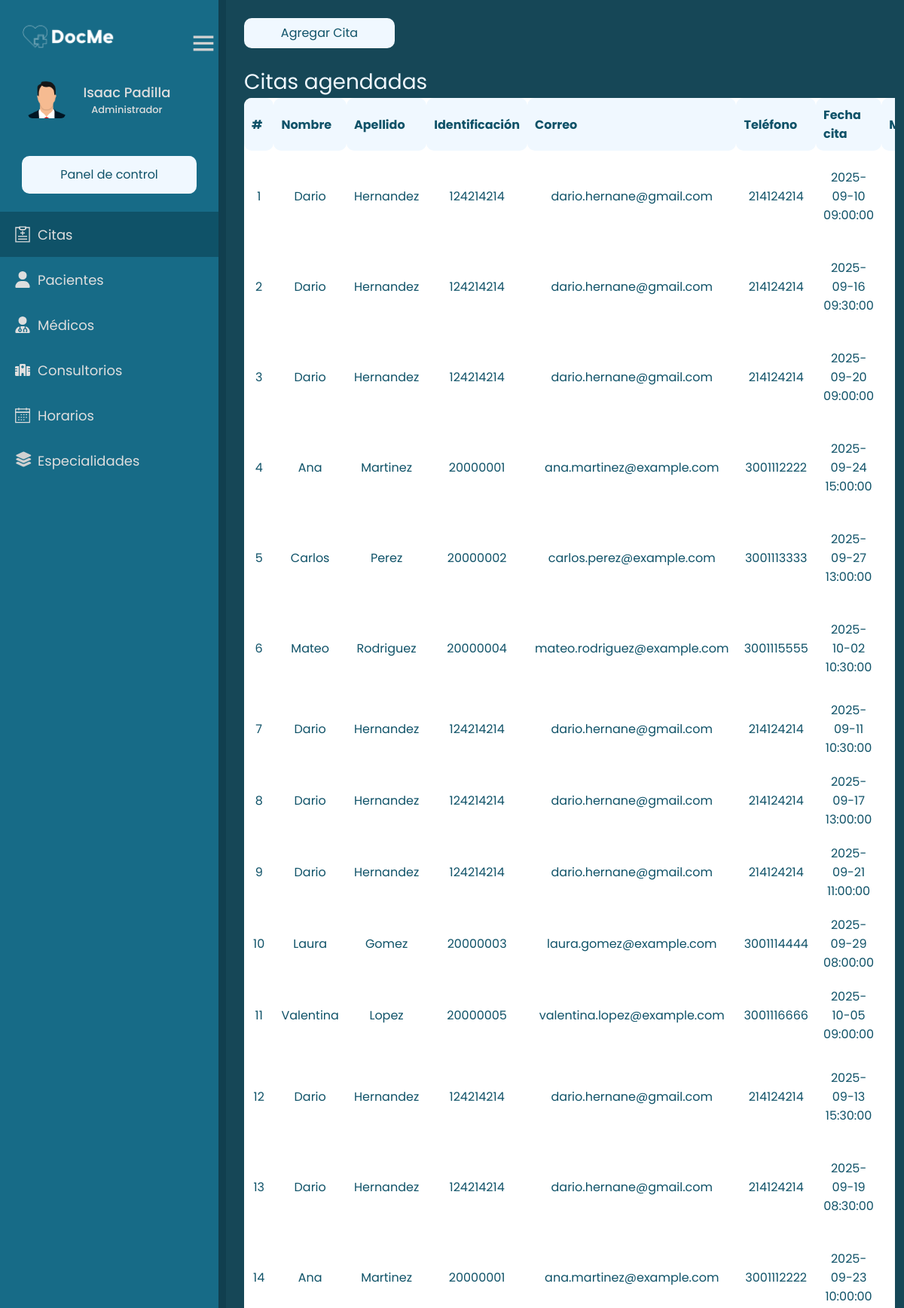
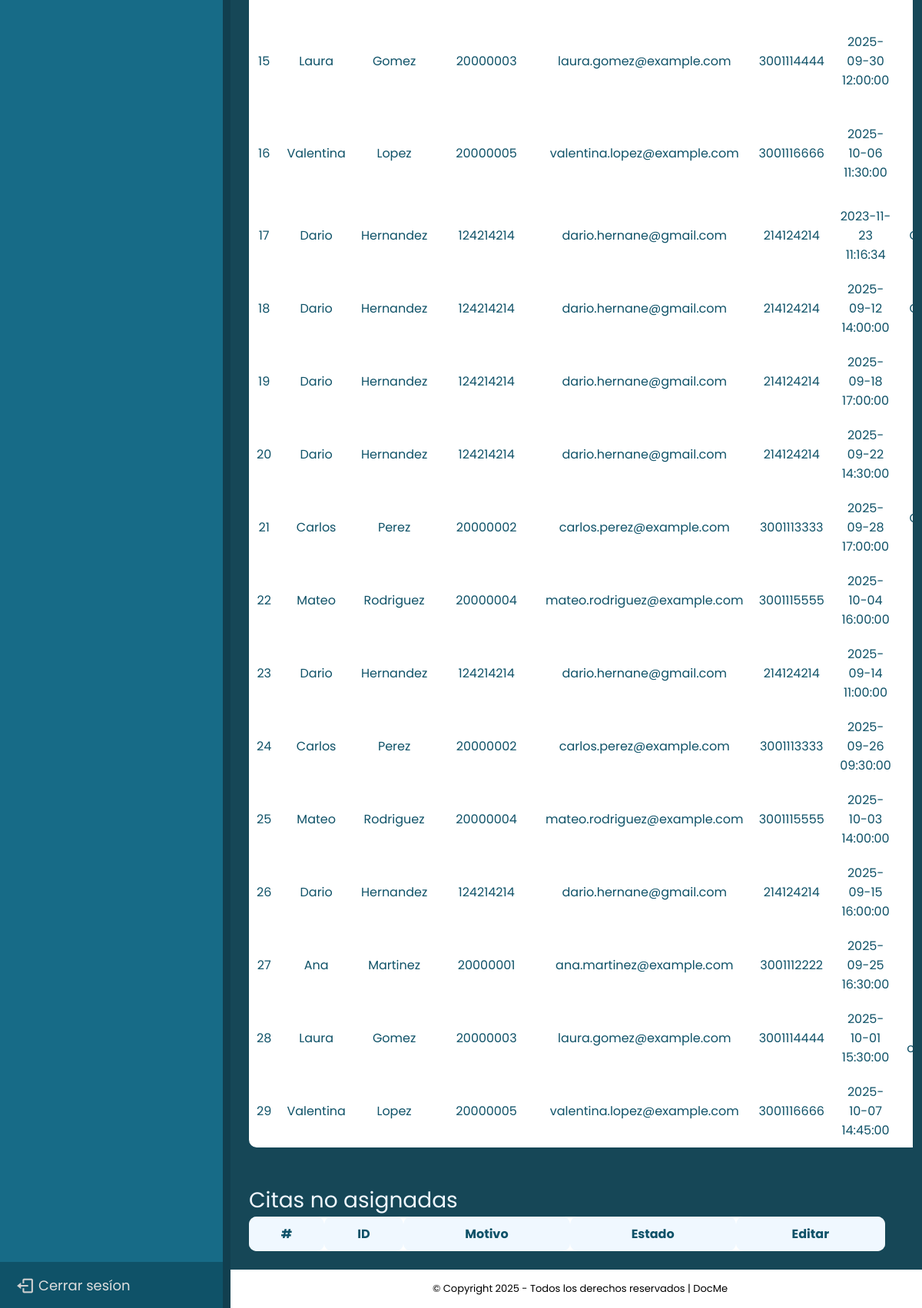
/frontend/admin/citas.php (signed in), run on the app's committed database (2 pictures, top to bottom).
### tables this page shows
CREATE TABLE `usuarios` (
  `ID_Usu` int(11) NOT NULL,
  `Nombre` varchar(45) NOT NULL,
  `Apellido` varchar(45) NOT NULL,
  `Correo` varchar(30) NOT NULL,
  `Password` varchar(100) NOT NULL,
  `User_Name` varchar(30) NOT NULL,
  `FechaNac` date DEFAULT NULL,
  `Telefono` varchar(15) NOT NULL,
  `Identificacion` varchar(15) NOT NULL,
  `token_recovery_pass` varchar(45) DEFAULT NULL,
  `Estado` varchar(15) NOT NULL DEFAULT 'Activo',
  `ID_Rol` int(11) NOT NULL
);

CREATE TABLE `roles` (
  `ID_Rol` int(11) NOT NULL,
  `Rol` varchar(30) NOT NULL
);

CREATE TABLE `citas` (
  `ID_Cita` int(11) NOT NULL,
  `FechaCita` datetime NOT NULL,
  `Motivo` varchar(100) DEFAULT NULL,
  `Estado` varchar(20) DEFAULT NULL,
  `ID_Paciente` int(11) DEFAULT NULL,
  `ID_Med` int(11) DEFAULT NULL
);

### backend/getUserData.php (called while the page is built)
<?php
function getUserData($userId) {
    global $connect;
    $stmt = $connect->prepare('SELECT nombre, apellido, identificacion, correo, telefono, user_name, rol FROM usuarios, roles WHERE id_usu = :userId AND usuarios.id_rol = roles.id_rol');
    $stmt->bindParam(':userId', $userId);
    $stmt->execute();
    $result = $stmt->fetch();
    $userData = $result;
    return $userData;
}
?>

### frontend/admin/citas.php (the view, shortened to what this page needs)
<?php
include '../../backend/dashboard.php';
include '../../backend/getUserData.php';
include '../../backend/config.php';
if (isset($_SESSION['id'])) {
    $userData = getUserData($_SESSION['id']);
    $name = $userData['nombre'];
    $last_name = $userData['apellido'];
    $stmt = $connect->prepare("
    SELECT
    p.ID_Usu,
    p.Nombre,
    p.Apellido,
    p.Identificacion,
    p.Correo,
    p.Telefono,
    ci.FechaCita,
    ci.Motivo,
    ci.Estado,
    m.Nombre AS NombreM,
    m.Apellido AS ApellidoM,
    esp.Descripcion,
    cons.Desc_Con
  FROM usuarios p
  INNER JOIN
  citas ci
  ON p.ID_Usu = ci.ID_Paciente
  INNER JOIN medicos me
  ON ci.ID_Med = me.ID_Usu
  INNER JOIN usuarios m
  ON m.ID_Usu = me.ID_Usu
  INNER JOIN especialidad esp
  ON me.ID_Esp = esp.ID_Esp
  INNER JOIN consultorios cons
  ON me.ID_Con = cons.ID_Con
    ");
    $stmt->execute();
    $result = $stmt->fetchAll(PDO::FETCH_ASSOC);
?>
<head>
    <link href="https://cdn.jsdelivr.net/npm/bootstrap@5.3.2/dist/css/bootstrap.min.css" rel="stylesheet"
>
    <link href='https://unpkg.com/boxicons@2.1.4/css/boxicons.min.css' rel='stylesheet'>
    <link href="https://unpkg.com/vanilla-datatables@latest/dist/vanilla-dataTables.min.css" rel="stylesheet"
        type="text/css">
    <link rel="stylesheet" href="../../frontend/css/windows_admin.css">
    <link rel="stylesheet" href="../css/dashboard.css">
</head>
<body>
    <div class="sidebar">
        <?php include '../tamplates/sideBar.php'; ?>
        <div class="content-area">
            <div class="container-fluid row">
                <div class="btn-add-container col-12 ps-4 pt-4">
                    <button type="button" data-bs-toggle="modal" data-bs-target="#addCita" class="btn-add">Agregar
                        Cita</button>
                </div>
                <div class="col-12 p-4">
                    <span class="fs-3" style="color: aliceblue">Citas agendadas</span>
                    <table class="table-striped" id="table">
                        <thead>
                            <tr>
                                <th>#</th>
                                <th scope="col">Nombre</th>
                                <th scope="col">Apellido</th>
                                <th scope="col">Identificación</th>
                                <th scope="col">Correo</th>
                                <th scope="col">Teléfono</th>
                                <th scope="col">Fecha cita</th>
                                <th scope="col">Motivo</th>
                            </tr>
                        </thead>
                        <tbody>
                            <?php
                        $i = 0;
                        foreach ($result as $cita) {
                            ?>
                            <tr>
                                <td scope="row"><?php echo $i = $i + 1; ?></td>
                                <td><?php echo $cita['Nombre']; ?></td>
                                <td><?php echo $cita['Apellido']; ?></td>
                                <td><?php echo $cita['Identificacion']; ?></td>
                                <td><?php echo $cita['Correo']; ?></td>
                                <td><?php echo $cita['Telefono']; ?></td>
                                <td><?php echo $cita['FechaCita']; ?></td>
                                <td><?php echo $cita['Motivo']; ?></td>
                            </tr>
                            <?php }?>
                        </tbody>
                    </table>
                    <br>
                    <br>
                    <span class="fs-3" style="color: aliceblue">Citas no asignadas</span>
                    <table class="table-striped" style="width: 100%; text-align: center" id="table">
                        <thead>
                            <tr>
                                <th>#</th>
                                <th scope="col">ID</th>
                                <th scope="col">Motivo</th>
                                <th scope="col">Estado</th>
                                <th>Editar</th>
                            </tr>
                        </thead>
                    </table>
                </div>
            </div>
            <?php include '../tamplates/footer.php'; ?>
        </div>
    </div>
</body>
</html>
<?php }else{
header('Location: ../login.php');
}?>

### frontend/tamplates/sideBar.php (shortened to what this page needs)
<div class="logo-datails">
            <img src="../../img/logo_docme.png" alt="">
            <section class="home-section">
                <div class="home-content">
                    <i class='bx bx-menu'></i>
                </div>
            </section>
        </div>
        <div class="profile-details">
            <div class="profile-content">
                <img src="../../img/profile.png" alt="profile">
            </div>
            <div class="name-user">
                <div class="profile_name"><span><?php echo $name; ?></span> <span><?php echo $last_name; ?></span></div>
                <div class="rol"><?php echo $userData['rol'];?></div>
            </div>
        </div>
        <ul class="nav-links">
            <a class="panel" href="../admin/dashboard.php">
                <div>
                    <span>Panel de control</span>
                </div>
            </a>
            <li class="mt-4">
                <a href="../admin/citas.php">
                    <span class="link_name">Citas</span>
                </a>
            </li>
            <li>
                <a href="../admin/pacientes.php">
                    <svg xmlns="http://www.w3.org/2000/svg" style="fill:#DEDEDE" viewBox="0 0 448 512">
                        <path
                            d="M224 256A128 128 0 1 0 224 0a128 128 0 1 0 0 256zm-45.7 48C79.8 304 0 383.8 0 482.3C0 498.7 13.3 512 29.7 512H418.3c16.4 0 29.7-13.3 29.7-29.7C448 383.8 368.2 304 269.7 304H178.3z" />
                    </svg>
                    <span class="link_name">Pacientes</span>
                </a>
            </li>
            <li>
                <a href="../admin/medicos.php">
                    <span class="link_name">Médicos</span>
                </a>
            </li>
            <li>
                <a href="../admin/consultorios.php">
                    <span class="link_name">Consultorios</span>
                </a>
            </li>
            <li>
                <a href="#">
                    <span class="link_name">Horarios</span>
                </a>
            </li>
            <li>
                <a href="../admin/especialidades.php">
                    <i class="fs-5 fa-solid fa-layer-group"></i>
                    <span class="link_name">Especialidades</span>
                </a>
            </li>
            <li class="mt-auto">
                <a href="?logout">
                    <i class='bx bx-log-out'></i>
                    <span class="link_name">Cerrar sesíon</span>
                </a>
            </li>
        </ul>

### frontend/css/windows_admin.css (style rules this page uses)
* { margin: 0; padding: 0; box-sizing: border-box; font-family: 'Poppins', sans-serif; }
.sidebar { position: fixed; top: 0; left: 0; height: 100%; width: 300px; padding: 20px 0 0 0; background-color: #176B87; display: flex; flex-direction: column; justify-content: center; align-items: center; gap:20px; border-right: 10px solid rgba(15, 53, 65, .8); overflow-y: auto; overflow-x: hidden; z-index: 1; transition: all .4s ease; }
.sidebar .logo-datails { height: 60px; width: 100%; display: flex; align-items: center; justify-content: space-between; }
.sidebar .home-section { font-size:40px; width: auto; display: flex; align-items: center; cursor: pointer; }
.sidebar .home-section i { font-size:40px; width: 100%; }
.sidebar .logo-datails img { height: 50px; min-width: 78px; }
.sidebar .profile-details { display: flex; align-items: center; width: 90%; }
.sidebar .profile-details .profile-content { display: flex; align-items: center; }
.sidebar .profile-details img { height: 70px; width: 70px; object-fit: cover; border-radius: 16px; margin: 0 14px 0 12px; padding: 10px; }
.sidebar .profile-details .profile_name, .sidebar .profile-details .rol { color: #DEDEDE; font-size: 18px; font-weight: 500; width: 100%; text-align: center; }
.sidebar .profile-details .rol { font-size: 13px; text-align: center; }
.sidebar .panel { display: flex; text-decoration: none; justify-content: center; align-items: center; width: 80%; height: 50px; color:#0f5268; background-color: aliceblue; border-radius: 10px; cursor: pointer; transition: .3s ease-in-out; }
.sidebar .nav-links { height: 100%; width: 100%; padding: 20px 0 0 0; margin: 0; }
.sidebar .nav-links { display: flex; top:0; flex-direction: column; align-items:center; }
.sidebar .nav-links li { position: relative; list-style: none; transition: all 0.4s ease; height: 60px; cursor: pointer; width: 100%; }
.sidebar .nav-links li svg, i { color: #D1D1D1; font-size: 25px; height: 22px; width: 20px ; }
.sidebar .nav-links li:last-child { background: #0f5268; }
.sidebar .nav-links li a { text-decoration: none; height: 100%; width: 100%; display: flex; align-items: center; gap: 10px; padding-left: 20px; transition: all .4s ease; }
.sidebar .nav-links li a .link_name { font-size: 18px; font-weight: 400; color: #DEDEDE; }
.sidebar .content-area { position: fixed; top: 0; right: 0; height: calc(100% - 50px); width: calc(100% - 300px); background: #164757; transition: all .4s ease; overflow-y: auto; overflow-x: hidden; }

### frontend/css/dashboard.css (style rules this page uses)
.btn-add-container { display: flex; justify-content: start; align-items: center; }
.btn-add { background-color: aliceblue; color: #0f5268; height: 40px; width: 200px; border-radius: 10px; border-style: none; transition: .3s ease-in-out; }
.container-fluid { overflow-x: auto; }
table { background-color: white; border-collapse: collapse; border-radius: 10px; }
td { text-align: center; }
th, td { padding: 10px; color: #0f5268; border-radius: 10px; }
thead { background-color: aliceblue; color: #0f5268; }

### frontend/admin/citas.php (style rules this page uses)
.sidebar .nav-links li:nth-child(2) { background-color: #0f5268; }

### data on the page
usuarios: Nombre "Isaac", Apellido "Padilla", ID_Rol.Rol "Administrador"
usuarios: Nombre "Dario", Apellido "Hernandez", Identificacion "124214214", Correo "dario.hernane@gmail.com", Telefono "214124214", citas.FechaCita "2025-09-10 09:00:00", i "2", citas.FechaCita "2025-09-16 09:30:00", i "3", citas.FechaCita "2025-09-20 09:00:00", i "7", citas.FechaCita "2025-09-11 10:30:00", i "8", citas.FechaCita "2025-09-17 13:00:00", i "9", citas.FechaCita "2025-09-21 11:00:00", i "12", citas.FechaCita "2025-09-13 15:30:00", i "13", citas.FechaCita "2025-09-19 08:30:00", i "17", citas.FechaCita "2023-11-23 11:16:34", i "18", citas.FechaCita "2025-09-12 14:00:00", i "19", citas.FechaCita "2025-09-18 17:00:00", i "20", citas.FechaCita "2025-09-22 14:30:00", i "23", citas.FechaCita "2025-09-14 11:00:00", i "26", citas.FechaCita "2025-09-15 16:00:00"
usuarios: i "4", Nombre "Ana", Apellido "Martinez", Identificacion "20000001", Correo "ana.martinez@example.com", Telefono "3001112222", citas.FechaCita "2025-09-24 15:00:00", i "14", citas.FechaCita "2025-09-23 10:00:00", i "27", citas.FechaCita "2025-09-25 16:30:00"
usuarios: i "5", Nombre "Carlos", Apellido "Perez", Identificacion "20000002", Correo "carlos.perez@example.com", Telefono "3001113333", citas.FechaCita "2025-09-27 13:00:00", i "21", citas.FechaCita "2025-09-28 17:00:00", i "24", citas.FechaCita "2025-09-26 09:30:00"
usuarios: i "6", Nombre "Mateo", Apellido "Rodriguez", Identificacion "20000004", Correo "mateo.rodriguez@example.com", Telefono "3001115555", citas.FechaCita "2025-10-02 10:30:00", i "22", citas.FechaCita "2025-10-04 16:00:00", i "25", citas.FechaCita "2025-10-03 14:00:00"
usuarios: i "10", Nombre "Laura", Apellido "Gomez", Identificacion "20000003", Correo "laura.gomez@example.com", Telefono "3001114444", citas.FechaCita "2025-09-29 08:00:00", i "15", citas.FechaCita "2025-09-30 12:00:00", i "28", citas.FechaCita "2025-10-01 15:30:00"
usuarios: i "11", Nombre "Valentina", Apellido "Lopez", Identificacion "20000005", Correo "valentina.lopez@example.com", Telefono "3001116666", citas.FechaCita "2025-10-05 09:00:00", i "16", citas.FechaCita "2025-10-06 11:30:00", i "29", citas.FechaCita "2025-10-07 14:45:00"
